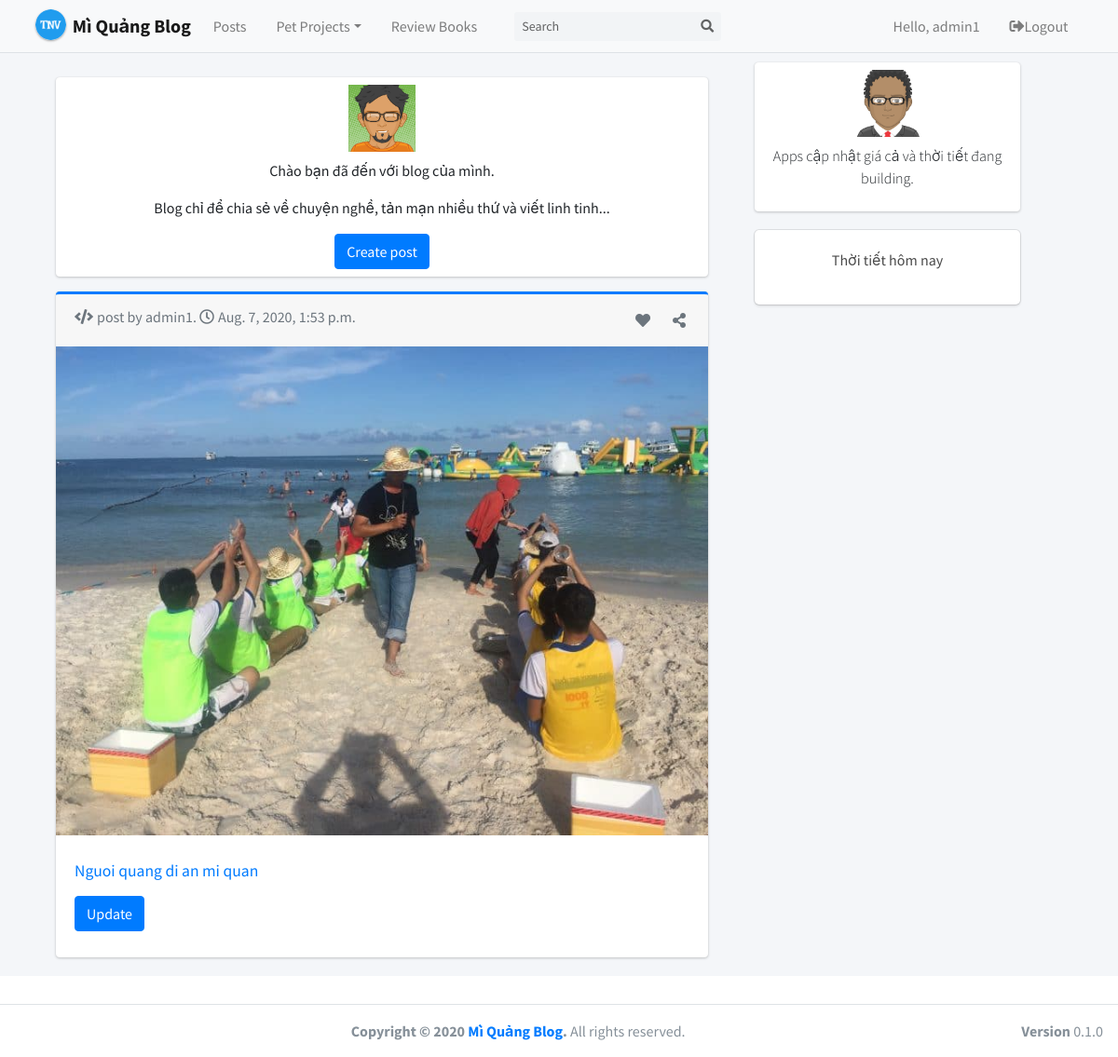
/ (signed in), run on the app's committed database.
### account/models.py (models this page shows, shortened)
class Account(AbstractBaseUser): # extends AbstractBaseUser
    phone_regex = RegexValidator(regex=r'^\d{8,10}$', message="phone number must be entered in the format: +84999999. Up to 14 digits allowed.")
    phone = models.CharField(validators=[phone_regex], max_length=11, unique=True)
    email = models.EmailField(verbose_name="email", max_length=254, unique=True)
    username = models.CharField(verbose_name="username", max_length=50, unique=True)
    full_name = models.CharField(verbose_name="full name", max_length=100)
    description = models.CharField(verbose_name="description", max_length=1000)
    skills = models.CharField(verbose_name="skill", max_length=1000)
    date_joined = models.DateTimeField(verbose_name="date joined", auto_now=True)
    last_login = models.DateTimeField(verbose_name="last login", auto_now=True)
    is_admin = models.BooleanField(default=False)
    is_staff = models.BooleanField(default=False)
    is_active = models.BooleanField(default=True)
    is_superuser = models.BooleanField(default=False)
    first_login = models.BooleanField(default=False)
    USERNAME_FIELD = 'phone'
    REQUIRED_FIELDS = ['email','username']
    objects = MyAccountManager()
    def __str__(self):
        return self.username

### blog/models.py (models this page shows)
class BlogPost(models.Model):
    title = models.CharField(null=False, max_length=50, blank=False)
    content = RichTextUploadingField(blank=True, null=True)
    date_published = models.DateTimeField(auto_now_add=True, verbose_name="date published")
    image = models.ImageField(upload_to='blog', null=False, blank=True)
    date_updated = models.DateTimeField(auto_now=True, verbose_name="date updated")
    author = models.ForeignKey(settings.AUTH_USER_MODEL, on_delete=models.CASCADE)
    slug = models.SlugField(blank=True, unique=True)
    def __str__(self):
        return self.title

### personal/views.py (the view)
# urls.py: path('', index_view, name='home'),
def index_view(request):
    return home_view(request)

### personal/views.py (called while the page is built)
def home_view(request):
    context = {}
    blog_posts = sorted(BlogPost.objects.all(), key=attrgetter('date_updated'), reverse=True)
    context['blog_posts'] = blog_posts
    print(blog_posts)
    context['weather_data'] = get_list_data_weather
    return render(request, 'personal/home.html', context)

### weather/views.py (called while the page is built, shortened)
def get_list_data_weather():
    url = 'http://api.openweathermap.org/data/2.5/weather?q={}&units=metric&appid=271d1234d3f497eed5b1d80a07b3fcd1&lang=vi'
    cities = City.objects.all()
    weather_data = []
    return weather_data

### personal/templates/personal/home.html (shortened to what this page needs)
{% extends 'base.html' %}
{% load static %}
{% block content %}
  <div class="container">
    <div class="row">
      <div class="left-column col-lg-8">
        <div class="mb-3">
          <div class="card m-auto d-flex flex-column p-2">
            <img class="img-fluid d-block m-auto pb-2" src="{% static '/img/avatar04.png' %}" width="72" height="72">
            <p class="text-center">
              Chào bạn đã đến với blog của mình.
            </p>
            <p class="text-center">
              Blog chỉ để chia sẻ về chuyện nghề, tản mạn nhiều thứ và viết linh tinh...
            </p>
            <p class="m-auto"><a class="btn btn-primary" href="{% url 'blog:create' %}">Create post</a></p>
          </div>
        </div>
        {% for post in blog_posts %}
        <div class="blog-post-container">
          {% include 'blog/snippets/blog_post_snippet.html' with blog_post=post %}
        </div>
        {% endfor %}
      </div>
      <div class="right-column col-lg-3 d-lg-flex d-none flex-column">
        <div class="card create-post-bar d-flex flex-column p-2">
          <img class="img-fluid d-block m-auto pb-2" src="{% static '/img/avatar.png' %}" width="72" height="72">
          <p class="lead text-center">Apps cập nhật giá cả và thời tiết đang building.</p>
        </div>
          {% include 'weather/app.html' %}
      </div>
    </div>
  </div>
{% endblock content %}

### templates/navbar.html (shortened to what this page needs)
{% load static %}
  <nav class="main-header navbar navbar-expand-md navbar-light margin-nav">
    <div class="container">
      <a href="{% url 'home' %}" class="navbar-brand">
        <img src="{% static '/img/favicon.ico' %}" alt="Mì Quảng Logo" class="brand-image img-circle elevation-1
             style="opacity: .8">
        <span class="brand-text font-weight-bold">Mì Quảng Blog</span>
      </a>
      <div class="collapse navbar-collapse order-3" id="navbarCollapse">
        <ul class="navbar-nav">
          <li class="nav-item">
            <a href="#" class="nav-link">Posts</a>
          </li>
          <li class="nav-item dropdown">
            <a id="dropdownSubMenu1" href="#" data-toggle="dropdown" aria-haspopup="true" aria-expanded="false" class="nav-link dropdown-toggle">Pet Projects</a>
          </li>
          <li class="nav-item">
            <a href="#" class="nav-link">Review Books</a>
          </li>
        </ul>
        <form class="form-inline ml-0 ml-md-4" method="POST">
          <div class="input-group input-group-sm">
            <input class="form-control form-control-navbar" type="search" placeholder="Search" aria-label="Search">
            <div class="input-group-append">
              <button class="btn btn-navbar" type="submit">
                <i class="fas fa-search"></i>
              </button>
            </div>
          </div>
        </form>
      </div>
      <ul class="order-1 order-md-3 navbar-nav navbar-no-expand ml-auto">
        {% if request.user.is_authenticated %}
        <li class="nav-item">
            <a class="nav-link" href="{% url 'profile' %}">Hello, {{request.user.username}}</a>
        </li>
        <li class="nav-item">
            <a class="nav-link"  href="{% url 'logout' %}" role="button"><i class="fas fa-sign-out-alt"></i>Logout</a>
        </li>
        {% else %}
        <li class="nav-item">
            <a class="nav-link" href="{% url 'login' %}" role="button"><i
                class="fas fa-sign-in-alt"></i>Login</a>
        </li>
        {% endif %}
      </ul>
    </div>
  </nav>

### blog/templates/blog/snippets/blog_post_snippet.html (shortened to what this page needs)
<div class="container">
	<div class="row">
		<div class="card card-outline card-primary m-auto">
			<div class="card-footer text-muted">
				<div>
				  <p class="card-text">
					<i class="fas fa-code pr-1"></i>post by {{blog_post.author}}. <i class="far fa-clock pr-1"></i>{{blog_post.date_updated}}
				<i class="fas fa-share-alt text-muted float-right p-1 my-1" data-toggle="tooltip" data-placement="top" title="Share this post"></i>
				<i class="fas fa-heart text-muted float-right p-1 my-1 mr-3" data-toggle="tooltip" data-placement="top" title="I like it"></i>
				</p>
				</div>
			</div>
			<a href="{% url 'blog:detail' post.slug %}">
				<img class="card-img-top" src="{{blog_post.image.url}}">
			</a>
			<div class="card-body mt-2 mb-2">
				<a href="{% url 'blog:detail' post.slug %}">
					<h2 class="card-title">{{blog_post.title}}</h2>
				</a>
				{% if blog_post.author == request.user %}
					<a href="{% url 'blog:edit' blog_post.slug %}" class="btn btn-primary">Update</a>
				{% endif %}
			</div>
		</div>
	</div>
</div>

### personal/templates/personal/home.html (style rules this page uses)
@media (min-width: 768px) { .right-column { margin-left: 20px; } }
.blog-post-container { margin-bottom: 20px; width: 100%; }
.create-post-bar { background-color: #fff; margin-bottom:20px; }
.left-column { padding:0px; margin-top: 10px; min-width: 770 ; }
.right-column { padding:0px; margin-top: 10px; }
.lead { font-size: 16px; }

### blog/templates/blog/snippets/blog_post_snippet.html (style rules this page uses)
.card { max-width: 700px; width: 100%; }
.card-body { padding: 20px; }

### data on the page
Account: user.username "admin1"
BlogPost: author "admin1", date_updated "Aug. 7, 2020, 1:53 p.m.", image (picture), title "Nguoi quang di an mi quan", shows "Update"
